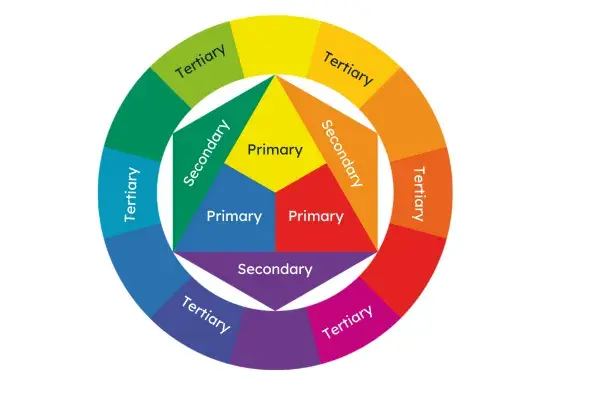
#> input picture week3/color_wheel.webp, 598 x 398 px
$ python day3.py
#> lines starting #> are read from the running program, lines starting #| are printed output that depends on the picture; after the words box and inside, x2 and y2 are one past the last pixel; in counts of white or black regions, pixels touching at a corner belong together
# Week 3 - Day 3
# Binary — manual global threshold, simple but inaccurate if lighting varies
# Otsu — auto finds best global threshold, better than guessing
# Adaptive — different threshold per region, best for uneven lighting
# ret value from cv.threshold = the threshold value used
# adaptiveThreshold returns only one value, no ret

import cv2 as cv
import matplotlib.pyplot as plt

image = cv.imread('color_wheel.webp')
#> image is the input picture: shape (398, 598, 3); mean B, G, R 189.5, 203.9, 213.1

gray = cv.cvtColor(image, cv.COLOR_BGR2GRAY)
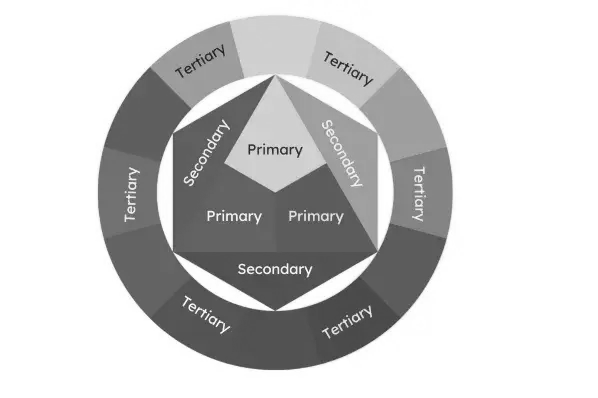
#> gray: shape (398, 598); min 21, max 255, mean 205

#thresholding
_, binary = cv.threshold(gray, 127, 255, cv.THRESH_BINARY)
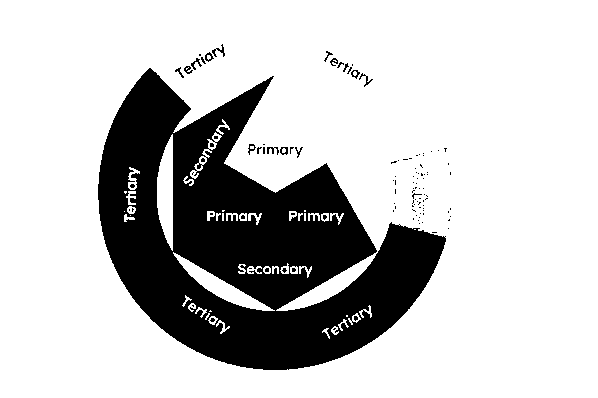
#> binary: shape (398, 598); 77% white; 112 black regions (97 under 20 px), largest, box (x1, y1, x2, y2) and area: (98, 68, 446, 370) 53680, (212, 44, 225, 57) 56, (267, 147, 279, 155) 47
_, otsu = cv.threshold(gray, 127, 255, cv.THRESH_OTSU)
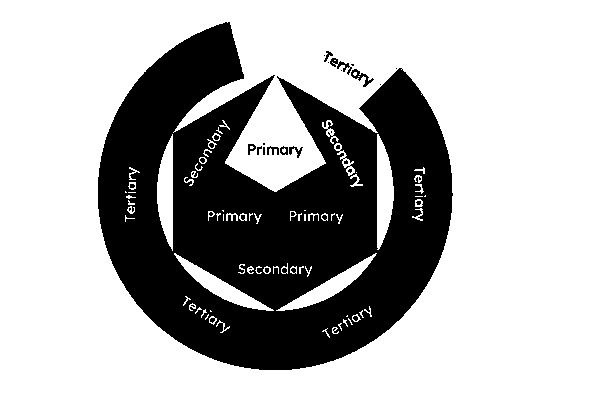
#> otsu: shape (398, 598); 68.6% white; 35 black regions (25 under 20 px), largest, box (x1, y1, x2, y2) and area: (98, 22, 453, 370) 73880, (351, 69, 374, 87) 129, (330, 58, 352, 75) 121
adaptive = cv.adaptiveThreshold(gray, 255, cv.ADAPTIVE_THRESH_GAUSSIAN_C, cv.THRESH_BINARY, 11, 2)
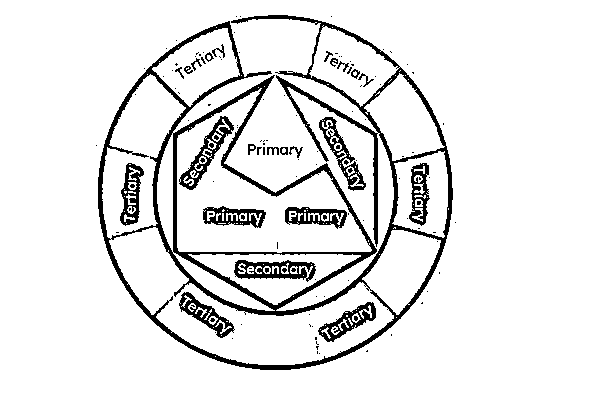
#> adaptive: shape (398, 598); 90.6% white; 137 black regions (112 under 20 px), largest, box (x1, y1, x2, y2) and area: (98, 15, 453, 370) 14449, (234, 260, 316, 282) 925, (179, 116, 234, 190) 897

fig, axes = plt.subplots(2, 2, figsize=(10, 10))
axes[0, 0].imshow(gray, cmap='gray')
axes[0, 0].set_title('Grayscale')
axes[0, 1].imshow(binary, cmap='gray')
axes[0, 1].set_title('Binary Thresholding')
axes[1, 0].imshow(otsu, cmap='gray')
axes[1, 0].set_title("Otsu's Thresholding")
axes[1, 1].imshow(adaptive, cmap='gray')
axes[1, 1].set_title('Adaptive Thresholding')

for ax in axes.flatten():
    ax.axis('off')

plt.tight_layout()
plt.show()
